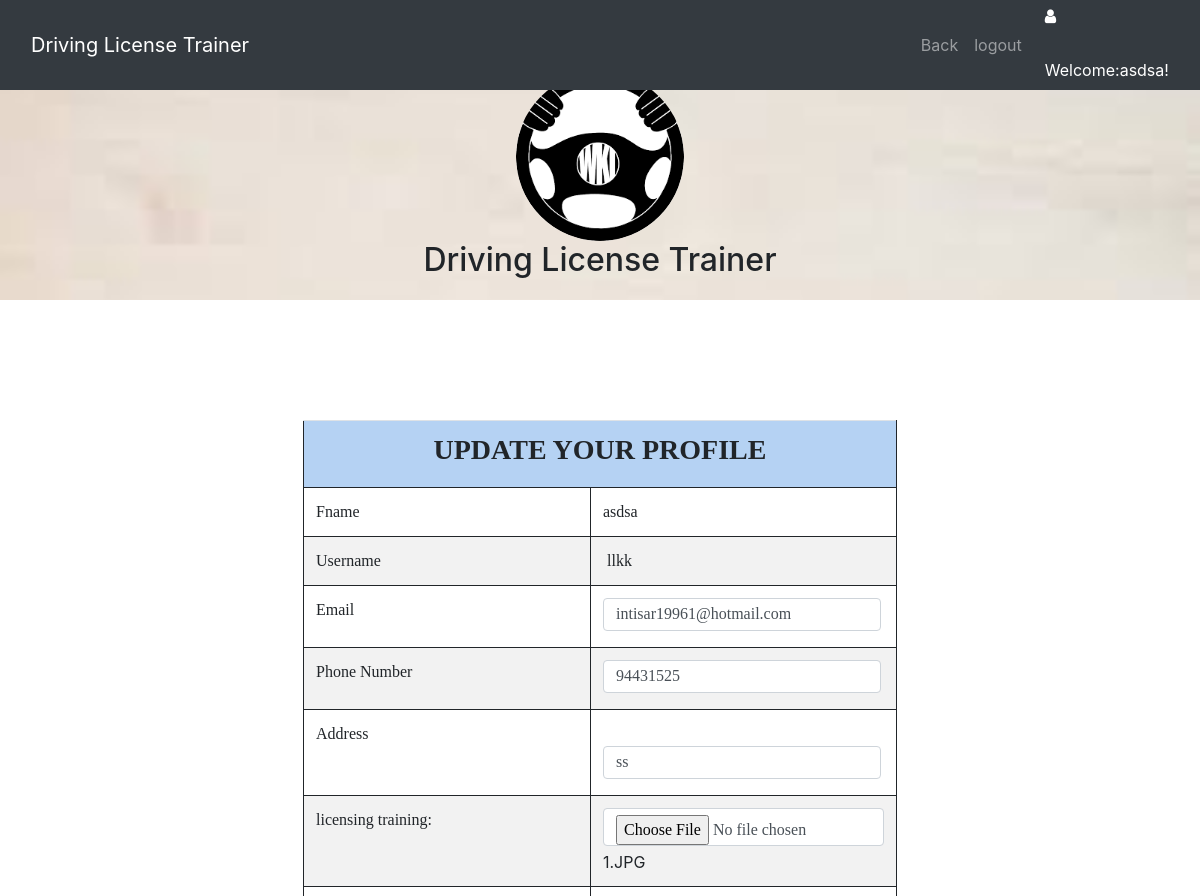
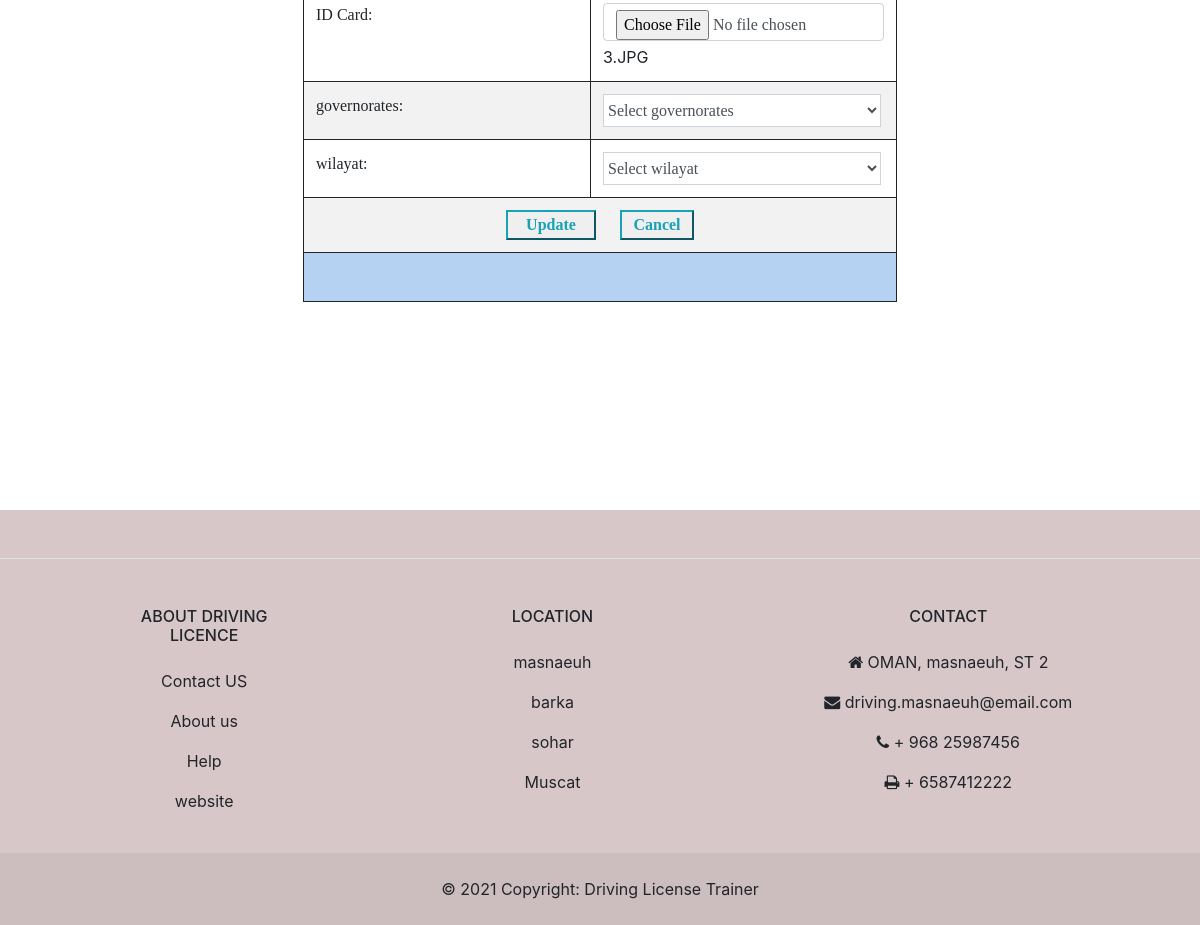
Page /treiner_updateProfile1.php (signed in) on the committed database (2 pictures, top to bottom).
### tables this page shows
CREATE TABLE IF NOT EXISTS `tbltrainer` (
  `trid` int(10) NOT NULL AUTO_INCREMENT,
  `fname` varchar(15) NOT NULL,
  `lname` varchar(15) NOT NULL,
  `email` varchar(50) NOT NULL,
  `phone` int(8) NOT NULL,
  `address` varchar(30) NOT NULL,
  `brithdate` date NOT NULL,
  `gender` varchar(10) NOT NULL,
  `licensing` blob NOT NULL,
  `IDcard` blob NOT NULL,
  `seq` varchar(100) NOT NULL,
  `answer` varchar(50) NOT NULL,
  `username` varchar(20) NOT NULL,
  `password` varchar(8) NOT NULL,
  `status` varchar(20) NOT NULL,
  `gname` varchar(30) NOT NULL,
  `wname` varchar(30) NOT NULL,
  PRIMARY KEY (`trid`)
);

### treiner_updateProfile1.php (the view, shortened to what this page needs)
<!DOCTYPE html PUBLIC "-//W3C//DTD XHTML 1.0 Transitional//EN" "http://www.w3.org/TR/xhtml1/DTD/xhtml1-transitional.dtd">
<html xmlns="http://www.w3.org/1999/xhtml">
<head>
<link rel="stylesheet" type="text/css"  href="BOOTSTRAPFILE/css/bootstrap.css">
    </head>
    <body  style="margin:0; padding:0; border:0;  background-color:white   ">
       <nav class="navbar navbar-expand-lg navbar-dark bg-dark fixed-top">
     <div class="container">
     <a class="navbar-brand" href="#">Driving License Trainer </a>
      <div class="collapse navbar-collapse" id="navbarResponsive">
         <ul class="navbar-nav ml-auto">
                    <li class="nav-item">
            <a class="nav-link" href="treiner_updateProfile.php">Back</a>
          </li>
          <li class="nav-item">
            <a class="nav-link" href="logout.php">logout </a>
          </li>
        </ul>
      </div>
    </div>     <div class="icon" style="color: #FFFFFF"><i class="fa  fa-user" style="width:30px; height:50px"></i>
    Welcome:<?php
	$username= $_SESSION['txtid1'];
	include ("connect.php");
	$qryname = "select * from  tbltrainer where username='$username' ";
	$result = mysqli_query($con,$qryname);
	while($rows = mysqli_fetch_assoc($result))
	{ $name=$rows['fname'];
}
	echo $name. "!";
	?>
	</div>
  </nav>
 <header class="text-center" style="background-image:url('img/bg1.jpg'); background-repeat:no-repeat; background-size:cover; height: 300px;">
    &nbsp;<br /><br /><br />
	 <img class="img-fluid rounded-circle"  src="img/images.png" alt="" height="147" width="168">
	 <h2>Driving License Trainer</h2>
	 </header>
<br /><br />
<br />
<?php
include("connect.php");
$query = "select * from  tbltrainer where username='$username'";
$result= mysqli_query($con,$query);
 while($row = mysqli_fetch_assoc($result)) {
$emailr=$row["email"];
$phoner=$row["phone"];
$addressr=$row["address"];
$img=$row["licensing"];
$imgs=$row["IDcard"];
}
?>
  <br />
    <br />
    <form id="form2" name="form2" method="post" action="<?php echo"update_trainerprofile_code.php?username=$username" ;?>" onsubmit="return validate(this);">
 <table align="center" cellpadding="2" class="table table-striped" style="width:594px; height: 19px">
			<tr>
				<td class="auto-style6" colspan="2" style="height: 10px">
				<h3><strong>UPDATE YOUR PROFILE</strong></h3>
				</td>
			</tr>
			<tr class="auto-style11">
				<td class="auto-style14" style="height: 27px; width: 3550px;">
				Fname</td>
				<td class="auto-style14" style="height: 27px; ">
				<?php echo "$name"; ?>&nbsp;</td>
			</tr>
			<tr class="auto-style11">
				<td class="auto-style14" style="height: 27px; width: 3550px;">
				Username</td>
				<td class="auto-style5" style="height: 27px; ">
				&nbsp;<span class="auto-style13"><?php echo "$username"; ?></span></td>
			</tr>
			<tr>
				<td class="auto-style3" style="height: 38px; width: 3550px;">
				Email</td>
				<td class="auto-style5" style="height: 38px; ">
             <span>
        <span class="text-white-50">
				<input id="email" name="email" style="width: 99%; height: 33px; font-family: 'Times New Roman', Times, serif; font-size: medium;" placeholder="Enter Your Email" class="form-control mb-1" value="<?php echo "$emailr"; ?>"  /></td>
			</tr>
			<tr>
				<td class="auto-style12" style="height: 38px; width: 3550px;">
				Phone Number</td>
				<td class="auto-style5" style="height: 38px; ">
             <span>
        <span class="text-white-50">
				<input id="phone" name="phone" style="width: 99%; height: 33px; font-family: 'Times New Roman', Times, serif; font-size: medium;" placeholder="Enter Your phone Number" class="form-control mb-1" value="<?php echo "$phoner"; ?>"  /></td>
			</tr>
			<tr>
				<td class="auto-style12" style="width: 3550px;">
				Address</td>
				<td class="auto-style5">
&nbsp;<span><span class="text-Black-50"><input id="address" name="address" style="width: 99%; height: 33px; font-family: 'Times New Roman', Times, serif; font-size: medium;" placeholder="Enter Your Address" class="form-control mb-1" value="<?php echo "$addressr"; ?>" /></td>
			</tr>
			<tr>
				<td class="auto-style12" style="width: 3550px;">
        		licensing training:</td>
				<td class="auto-style5">
				<input id="pic" name="pic" style="width: 281px; font-family: 'Times New Roman', Times, serif; font-size: medium;" type="file" placeholder="upload your licensing training" class="form-control mb-1" /><?php echo "$img"; ?></td>
			</tr>
			<tr>
				<td class="auto-style12" style="width: 3550px;">
				ID Card:</td>
				<td class="auto-style5">
             <span>
        <span class="text-Black-50">
				<input id="pics" name="pics" type="file" placeholder="upload your ID Card" class="form-control mb-1" style="font-family: 'Times New Roman', Times, serif; font-size: medium"/><?php echo "$imgs"; ?></td>
			</tr>
						<tr>
				<td class="auto-style10" style="height: 38px; width: 3550px;">
				<span class="auto-style13">governorates:</span><br class="auto-style13"></td>
				<td class="auto-style5" style="height: 38px; ">
<select class="auto-style9" id="gid" name="gid" onChange="showState(this.value);" style="width: 99%; height: 33px">
<option value="Select governorates" >Select governorates</option>
</select></td>
			</tr>
						<tr>
				<td class="auto-style12" style="height: 38px; width: 3550px;">
				wilayat:</td>
				<td class="auto-style5" style="height: 38px; ">
<select class="auto-style9" id="wid" name="wid" onChange="showCity(this.value);" style="width: 99%; height: 33px">
<option value="Select wilayat">Select wilayat</option>
</select></td>
			</tr>
			<tr>
				<td class="auto-style4" colspan="2" style="height: 9px">
				<input name="submit" id="submit" style="width: 90px; font-weight: bold; font-family: 'Times New Roman', Times, serif; font-size: medium;" type="submit" value="Update" class="input btn-outline-info"  /><span class="auto-style8">&nbsp;&nbsp;&nbsp;&nbsp;&nbsp;
				</span>
				<input name="Cancel" style="width: 74px; font-weight: bold; font-family: 'Times New Roman', Times, serif; font-size: medium;" type="reset" value="Cancel"  class="input btn-outline-info"/><br class="auto-style8" />
				</td>
			</tr>
							<tr>
				<td class="auto-style7" colspan="2">
				&nbsp;</td>
			</tr>
		</table>
</form>
	   		 <br><br><br><br><br><br><br>
  <br />
<link href="https://cdnjs.cloudflare.com/ajax/libs/font-awesome/4.7.0/css/font-awesome.min.css" rel="stylesheet">
<footer class="auto-style2">
  <section
    class="d-flex justify-content-center justify-content-lg-between p-4 border-bottom bg-dinager"
       >
  </section>
  <section class="">
    <div class="container text-center text-md-start mt-5">
      <div class="row mt-3">
               <div class="col-md-2 col-lg-2 col-xl-2 mx-auto mb-4">
          <h6 class="text-uppercase fw-bold mb-4">
            About Driving Licence
          </h6>
          <p>
            <a href="#!" class="text-reset">Contact US </a>
          </p>
          <p>
            <a href="#!" class="text-reset">About us</a>
          </p>
          <p>
            <a href="#!" class="text-reset">Help</a>
          </p>
          <p>
            <a href="#!" class="text-reset">website</a>
          </p>
        </div>
        <div class="col-md-3 col-lg-2 col-xl-2 mx-auto mb-4">
          <h6 class="text-uppercase fw-bold mb-4">
            Location
          </h6>
          <p>
            <a href="#!" class="text-reset">masnaeuh</a>
          </p>
          <p>
            <a href="#!" class="text-reset">barka</a>
          </p>
          <p>
            <a href="#!" class="text-reset">sohar</a>
          </p>
          <p>
            <a href="#!" class="text-reset">Muscat</a>
          </p>
        </div>
        <div class="col-md-4 col-lg-3 col-xl-3 mx-auto mb-md-0 mb-4">
          <h6 class="text-uppercase fw-bold mb-4">
            Contact
          </h6>
          <p><i class="fa fa-home me-3"></i> OMAN, masnaeuh, ST 2</p>
          <p>
            <i class="fa fa-envelope me-3"></i>
            driving.masnaeuh@email.com
          </p>
          <p><i class="fa fa-phone me-3"></i> + 968 25987456</p>
          <p><i class="fa fa-print me-3"></i> + 6587412222</p>
        </div>
      </div>
    </div>
  </section>
  <div class="text-center p-4" style="background-color: rgba(0, 0, 0, 0.05);">
    © 2021 Copyright:
    <a class="text-reset fw-bold" href="https://mdbootstrap.com/">Driving License Trainer</a>
  </div>
</footer>
</body>
</html>

### treiner_updateProfile1.php (style rules this page uses)
.auto-style2 { background-color: #D7C7C9; }
.auto-style3 { border-style: solid; border-width: 1px; background-color: #fff; font-family: "Times New Roman", Times, serif; font-size: medium; }
.auto-style4 { border-style: solid; border-width: 1px; text-align: center; }
.auto-style5 { border-style: solid; border-width: 1px; }
.auto-style6 { text-align: center; font-family: "Felix Titling"; font-size: x-large; border-style: solid; border-width: 1px; background-color: #B5D2F3; }
.auto-style7 { border-style: solid; border-width: 1px; background-color: #B5D2F3; }
.auto-style8 { font-family: "Times New Roman", Times, serif; font-weight: bold; font-size: medium; }
.auto-style9 { display: block; width: 100%; height: calc(1.5em + 0.75rem + 2px); font-size: medium; font-weight: 400; line-height: 1.5; color: #495057; background-clip: padding-box; transition-property: none; font-family: "Times New Roman", Times, serif; border: 1px solid #ced4da; background-color: #fff; }
.auto-style10 { font-family: "Times New Roman", Times, serif; border-style: solid; border-width: 1px; }
.auto-style11 { font-family: "Times New Roman", Times, serif; }
.auto-style12 { font-family: "Times New Roman", Times, serif; font-size: medium; border-style: solid; border-width: 1px; }
.auto-style13 { font-size: medium; }
.auto-style14 { font-size: medium; border-style: solid; border-width: 1px; }

### rows in the picture
tbltrainer: fname "asdsa", email "intisar19961@hotmail.com", phone "94431525", address "ss", licensing "1.JPG", IDcard "3.JPG"

### other values in the picture
$username "llkk"
